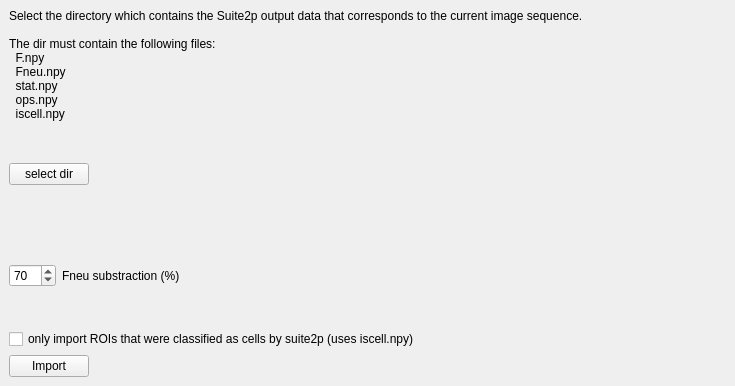
<?xml version="1.0" encoding="UTF-8"?>
<ui version="4.0">
 <class>DockWidgetSuite2p</class>
 <widget class="QDockWidget" name="DockWidgetSuite2p">
  <property name="geometry">
   <rect>
    <x>0</x>
    <y>0</y>
    <width>735</width>
    <height>386</height>
   </rect>
  </property>
  <property name="floating">
   <bool>true</bool>
  </property>
  <property name="windowTitle">
   <string>S&amp;uite2p importer</string>
  </property>
  <widget class="QWidget" name="dockWidgetContents">
   <layout class="QVBoxLayout" name="verticalLayout">
    <item>
     <widget class="QLabel" name="label_2">
      <property name="font">
       <font>
        <weight>50</weight>
        <bold>false</bold>
       </font>
      </property>
      <property name="text">
       <string>Select the directory which contains the Suite2p output data that corresponds to the current image sequence.

The dir must contain the following files:
  F.npy
  Fneu.npy
  stat.npy
  ops.npy
  iscell.npy</string>
      </property>
      <property name="wordWrap">
       <bool>true</bool>
      </property>
      <property name="textInteractionFlags">
       <set>Qt::LinksAccessibleByMouse|Qt::TextSelectableByMouse</set>
      </property>
     </widget>
    </item>
    <item>
     <layout class="QHBoxLayout" name="horizontalLayout_2">
      <item>
       <widget class="QPushButton" name="pushButton_dir">
        <property name="toolTip">
         <string>Choose a dir containing suite2p output data</string>
        </property>
        <property name="text">
         <string>select dir</string>
        </property>
       </widget>
      </item>
      <item>
       <widget class="QLabel" name="label_dir">
        <property name="text">
         <string>&lt;not selected&gt;</string>
        </property>
        <property name="textInteractionFlags">
         <set>Qt::LinksAccessibleByMouse|Qt::TextSelectableByMouse</set>
        </property>
       </widget>
      </item>
      <item>
       <spacer name="horizontalSpacer_2">
        <property name="orientation">
         <enum>Qt::Horizontal</enum>
        </property>
        <property name="sizeHint" stdset="0">
         <size>
          <width>40</width>
          <height>20</height>
         </size>
        </property>
       </spacer>
      </item>
     </layout>
    </item>
    <item>
     <layout class="QHBoxLayout" name="horizontalLayout_10">
      <item>
       <widget class="QSpinBox" name="spinBox_Fneu_sub">
        <property name="toolTip">
         <string>substracts this much of Fneu from F to get the final trace</string>
        </property>
        <property name="maximum">
         <number>100</number>
        </property>
        <property name="singleStep">
         <number>10</number>
        </property>
        <property name="value">
         <number>70</number>
        </property>
       </widget>
      </item>
      <item>
       <widget class="QLabel" name="label">
        <property name="text">
         <string>Fneu substraction (%)</string>
        </property>
       </widget>
      </item>
      <item>
       <spacer name="horizontalSpacer_10">
        <property name="orientation">
         <enum>Qt::Horizontal</enum>
        </property>
        <property name="sizeHint" stdset="0">
         <size>
          <width>40</width>
          <height>20</height>
         </size>
        </property>
       </spacer>
      </item>
     </layout>
    </item>
    <item>
     <widget class="QCheckBox" name="checkBox_use_iscell">
      <property name="text">
       <string>only import ROIs that were classified as cells by suite2p (uses iscell.npy)</string>
      </property>
     </widget>
    </item>
    <item>
     <layout class="QHBoxLayout" name="horizontalLayout_3">
      <item>
       <widget class="QPushButton" name="pushButton_import">
        <property name="text">
         <string>Import</string>
        </property>
       </widget>
      </item>
      <item>
       <spacer name="horizontalSpacer_3">
        <property name="orientation">
         <enum>Qt::Horizontal</enum>
        </property>
        <property name="sizeHint" stdset="0">
         <size>
          <width>37</width>
          <height>17</height>
         </size>
        </property>
       </spacer>
      </item>
     </layout>
    </item>
   </layout>
  </widget>
 </widget>
 <tabstops>
  <tabstop>pushButton_dir</tabstop>
  <tabstop>spinBox_Fneu_sub</tabstop>
  <tabstop>checkBox_use_iscell</tabstop>
  <tabstop>pushButton_import</tabstop>
 </tabstops>
 <resources/>
 <connections/>
</ui>
